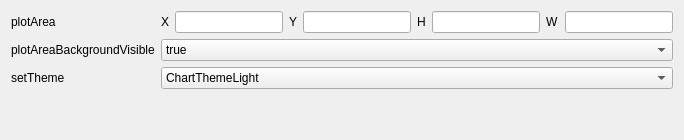
        <widget class="QWidget" name="tab_4">
         <property name="statusTip">
          <string>绘图区域设置</string>
         </property>
         <attribute name="title">
          <string>PlotArea</string>
         </attribute>
         <layout class="QGridLayout" name="gridLayout_4">
          <item row="0" column="1">
           <widget class="QLabel" name="label_16">
            <property name="text">
             <string>X</string>
            </property>
           </widget>
          </item>
          <item row="0" column="8">
           <widget class="QLineEdit" name="lineEdit_9"/>
          </item>
          <item row="0" column="6">
           <widget class="QLineEdit" name="lineEdit_8"/>
          </item>
          <item row="0" column="3">
           <widget class="QLabel" name="label_17">
            <property name="text">
             <string>Y</string>
            </property>
           </widget>
          </item>
          <item row="0" column="7">
           <widget class="QLabel" name="label_19">
            <property name="text">
             <string>W</string>
            </property>
           </widget>
          </item>
          <item row="0" column="2">
           <widget class="QLineEdit" name="lineEdit_6"/>
          </item>
          <item row="0" column="4">
           <widget class="QLineEdit" name="lineEdit_7"/>
          </item>
          <item row="1" column="0">
           <widget class="QLabel" name="label_20">
            <property name="text">
             <string>plotAreaBackgroundVisible</string>
            </property>
           </widget>
          </item>
          <item row="0" column="5">
           <widget class="QLabel" name="label_18">
            <property name="text">
             <string>H</string>
            </property>
           </widget>
          </item>
          <item row="3" column="0" colspan="9">
           <spacer name="verticalSpacer_4">
            <property name="orientation">
             <enum>Qt::Vertical</enum>
            </property>
            <property name="sizeHint" stdset="0">
             <size>
              <width>20</width>
              <height>40</height>
             </size>
            </property>
           </spacer>
          </item>
          <item row="0" column="0">
           <widget class="QLabel" name="label_15">
            <property name="text">
             <string>plotArea</string>
            </property>
           </widget>
          </item>
          <item row="1" column="1" colspan="8">
           <widget class="QComboBox" name="comboBox_7">
            <item>
             <property name="text">
              <string>true</string>
             </property>
            </item>
            <item>
             <property name="text">
              <string>false</string>
             </property>
            </item>
           </widget>
          </item>
          <item row="2" column="0">
           <widget class="QLabel" name="label_21">
            <property name="text">
             <string>setTheme</string>
            </property>
           </widget>
          </item>
          <item row="2" column="1" colspan="8">
           <widget class="QComboBox" name="comboBox_8">
            <item>
             <property name="text">
              <string>ChartThemeLight</string>
             </property>
            </item>
            <item>
             <property name="text">
              <string>ChartThemeBlueCerulean</string>
             </property>
            </item>
            <item>
             <property name="text">
              <string>ChartThemeDark</string>
             </property>
            </item>
            <item>
             <property name="text">
              <string>ChartThemeBrownSand</string>
             </property>
            </item>
            <item>
             <property name="text">
              <string>ChartThemeBlueNcs</string>
             </property>
            </item>
            <item>
             <property name="text">
              <string>ChartThemeHighContrast</string>
             </property>
            </item>
            <item>
             <property name="text">
              <string>ChartThemeBlueIcy</string>
             </property>
            </item>
            <item>
             <property name="text">
              <string>ChartThemeQt</string>
             </property>
            </item>
           </widget>
          </item>
         </layout>
        </widget>
